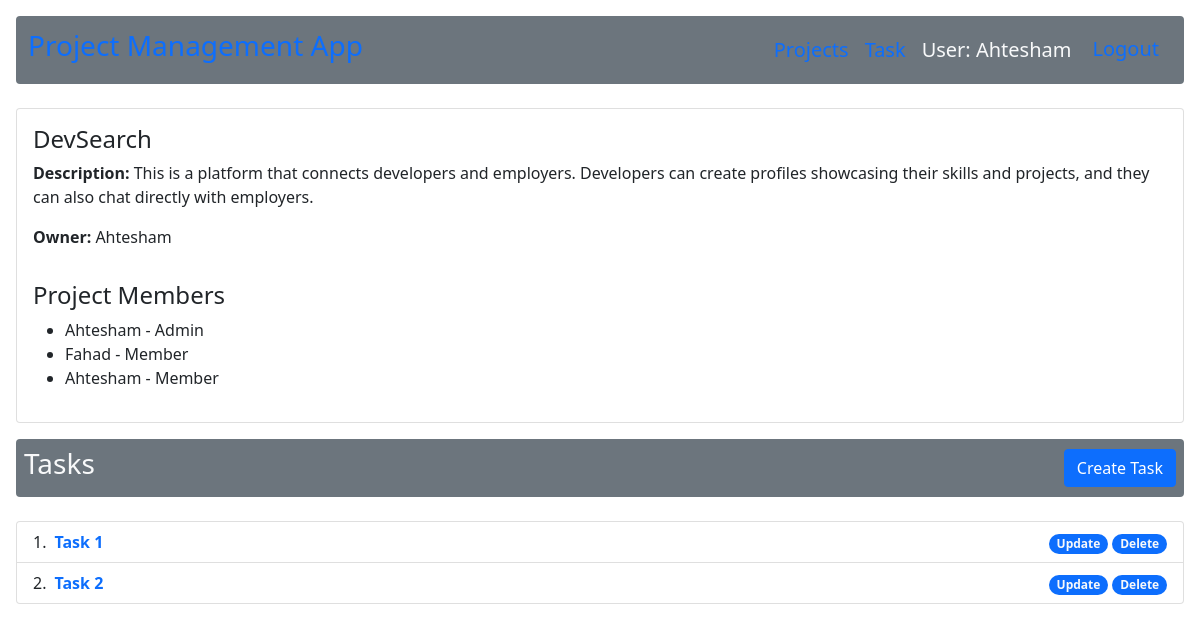
The page /projects/12/ (signed in) on the database as committed earlier.
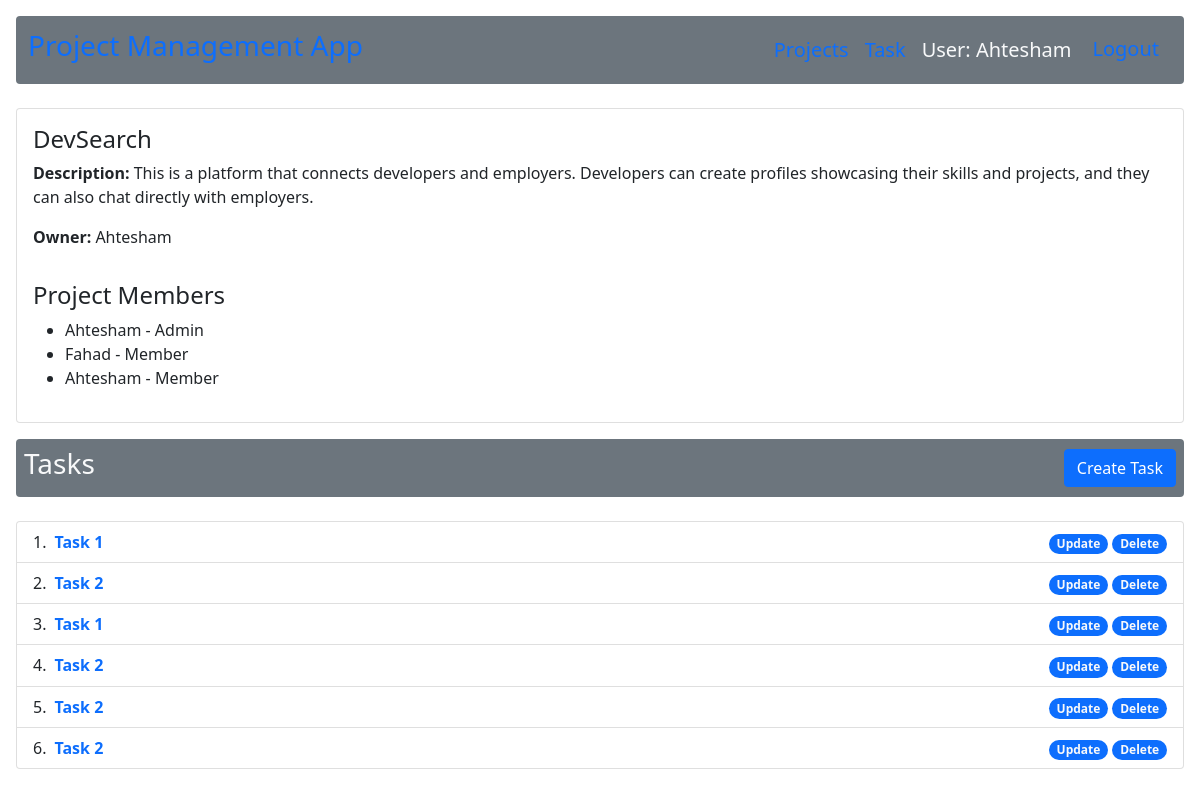
The same page on the database as committed later.
### project/models.py (models this page shows, shortened)
class CustomUser(AbstractUser):
    pass

class Project(models.Model):
    name = models.CharField(max_length=255)
    description = models.TextField()
    owner = models.ForeignKey(CustomUser, on_delete=models.CASCADE, related_name='owned_projects')
    created_at = models.DateTimeField(auto_now_add=True)

class ProjectMember(models.Model):
    ROLE_CHOICES = [
        ('Admin', 'Admin'),
        ('Member', 'Member')
    ]
    project = models.ForeignKey(Project, on_delete=models.CASCADE, related_name='members')
    user = models.ForeignKey(CustomUser, on_delete=models.CASCADE, related_name='projects')
    role = models.CharField(max_length=10, choices=ROLE_CHOICES)

class Task(models.Model):
    STATUS_CHOICES = [
        ('To Do', 'To Do'),
        ('In Progress', 'In Progress'),
        ('Done', 'Done')
    ]
    PRIORITY_CHOICES = [
        ('Low', 'Low'),
        ('Medium', 'Medium'),
        ('High', 'High')
    ]
    title = models.CharField(max_length=255)
    description = models.TextField()
    status = models.CharField(max_length=20, choices=STATUS_CHOICES)
    priority = models.CharField(max_length=10, choices=PRIORITY_CHOICES)
    assigned_to = models.ForeignKey(CustomUser, on_delete=models.SET_NULL, null=True, blank=True, related_name='tasks')
    project = models.ForeignKey(Project, on_delete=models.CASCADE, related_name='tasks')
    created_at = models.DateTimeField(auto_now_add=True)
    due_date = models.DateTimeField()

### project/views.py (the view)
# urls.py: path('projects/<int:pk>/', ProjectDetailView.as_view(), name='api-project-detail'),
class ProjectDetailView(LoginRequiredMixin, DetailView):
    model = Project
    template_name = 'project/project_detail.html'
    context_object_name = 'project'

### project/templates/project/project_detail.html
{% extends "base_generic.html" %}
{% block content %}
  <div class="card m-3">
    <div class="card-body">
      <h4 class="card-title">{{ project.name }}</h4>
      <p class="card-text"> <b>Description: </b> {{ project.description }}</p>
      <p class="card-text"> <b>Owner: </b> {{ project.owner.username|capfirst }}</p>
    </div>
    <div class="card-body">
      <h4>Project Members</h4>
      <ul>
        <li>{{ project.owner.username }} - Admin</li>
        {% for member in project.members.all %}
          <li>{{ member.user.username|capfirst }} - {{ member.role }}</li>
        {% empty %}
          <li>No members assigned yet.</li>
        {% endfor %}
      </ul>
    </div>
  </div>
  <div class="bg-secondary p-2 m-3 mb-4 rounded d-flex justify-content-between align-items-center">
    <h3 class="text-light">Tasks</h3>
    <a href="{% url 'task-create' project.id %}" class="btn btn-primary">Create Task</a>
  </div>
  <ol class="list-group list-group-numbered m-3">
    {% for task in project.tasks.all %}
    <li class="list-group-item d-flex justify-content-between align-items-start">
      <div class="ms-2 me-auto">
        <div class="fw-bold">
          <a class="text-decoration-none" href="{% url 'task-detail' task.id %}">{{ task.title }}</a>
        </div>
      </div>
      <div>
        <span class="badge bg-primary rounded-pill">
          <a class="text-light text-decoration-none" href="{% url 'task-update' task.id %}">Update</a>
        </span>
        <span class="badge bg-primary rounded-pill">
          <a class="text-light text-decoration-none" href="{% url 'task-delete' task.id %}">Delete</a>
        </span>
      </div>
    </li>
    {% endfor %}
  </ol>
{% endblock %}

### templates/base_generic.html (shortened to what this page needs)
<!DOCTYPE html>
<html>
<head>
    <link href="https://cdn.jsdelivr.net/npm/bootstrap@5.0.2/dist/css/bootstrap.min.css" rel="stylesheet">
</head>
<body>
    <header>
        {% include 'navbar.html' %}
    </header>
    <main>
        {% block content %}
        {% endblock %}
    </main>
</body>
</html>

### templates/navbar.html (shortened to what this page needs)
<nav class="navbar navbar-expand-lg navbar-light bg-secondary m-3 mb-4 rounded">
    <div class="container-fluid">
      <a class="navbar-brand text-primary" href="{% url 'home' %}"><h3>Project Management App</h3></a>
      <div class="collapse navbar-collapse" id="navbarNav">
        <ul class="navbar-nav ms-auto">
        {% if user.is_authenticated %}
          <li class="nav-item">
            <a class="nav-link active text-primary fs-5" aria-current="page" href="{% url 'project-list' %}">Projects</a>
          </li>
          <li class="nav-item">
            <a class="nav-link active text-primary fs-5" aria-current="page" href="{% url 'task-list' %}">Task</a>
          </li>
          <li class="nav-item">
            <a class="nav-link active text-light fs-5" aria-current="page">User: {{user.username}}</a>
          </li>
          <li class="nav-item">
            <form method="post" action="{% url 'logout' %}">
                <button type="submit" class="btn btn-link text-decoration-none fs-5">Logout</button>
            </form>
          </li>
        {% endif %}
        </ul>
      </div>
    </div>
  </nav>

Rows that differ between the two databases and show on the page:
added Task: title "Task 1"
added Task: title "Task 2"
added Task: title "Task 2"
added Task: title "Task 2"
